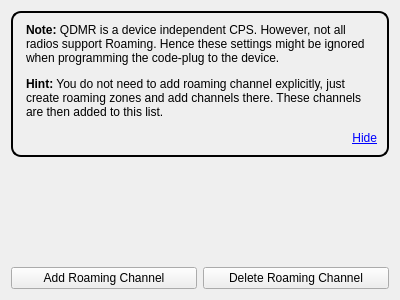
<?xml version="1.0" encoding="UTF-8"?>
<ui version="4.0">
 <class>RoamingChannelListView</class>
 <widget class="QWidget" name="RoamingChannelListView">
  <property name="geometry">
   <rect>
    <x>0</x>
    <y>0</y>
    <width>400</width>
    <height>300</height>
   </rect>
  </property>
  <property name="windowTitle">
   <string notr="true">Form</string>
  </property>
  <layout class="QVBoxLayout" name="verticalLayout_2">
   <item>
    <widget class="QLabel" name="roamingChannelListHint">
     <property name="styleSheet">
      <string notr="true">padding:10px;border: 2px solid black; border-radius: 10px;</string>
     </property>
     <property name="frameShape">
      <enum>QFrame::NoFrame</enum>
     </property>
     <property name="text">
      <string>&lt;html&gt;&lt;head/&gt;&lt;body&gt;&lt;p&gt;&lt;span style=&quot; font-weight:600;&quot;&gt;Note:&lt;/span&gt; QDMR is a device independent CPS. However, not all radios support Roaming. Hence these settings might be ignored when programming the code-plug to the device. &lt;/p&gt;&lt;p&gt;&lt;span style=&quot; font-weight:600;&quot;&gt;Hint:&lt;/span&gt; You do not need to add roaming channel explicitly, just create roaming zones and add channels there. These channels are then added to this list.&lt;/p&gt;&lt;p align=&quot;right&quot;&gt;&lt;a href=&quot;#hide&quot;&gt;&lt;span style=&quot; text-decoration: underline; color:#0000ff;&quot;&gt;Hide&lt;/span&gt;&lt;/a&gt;&lt;/p&gt;&lt;/body&gt;&lt;/html&gt;</string>
     </property>
     <property name="textFormat">
      <enum>Qt::RichText</enum>
     </property>
     <property name="wordWrap">
      <bool>true</bool>
     </property>
    </widget>
   </item>
   <item>
    <widget class="ConfigObjectTableView" name="roamingChannelTableView" native="true">
     <property name="sizePolicy">
      <sizepolicy hsizetype="Preferred" vsizetype="MinimumExpanding">
       <horstretch>0</horstretch>
       <verstretch>0</verstretch>
      </sizepolicy>
     </property>
    </widget>
   </item>
   <item>
    <layout class="QHBoxLayout" name="horizontalLayout">
     <item>
      <widget class="QPushButton" name="addRoamingChannel">
       <property name="text">
        <string>Add Roaming Channel</string>
       </property>
      </widget>
     </item>
     <item>
      <widget class="QPushButton" name="remRoamingChannel">
       <property name="text">
        <string>Delete Roaming Channel</string>
       </property>
      </widget>
     </item>
    </layout>
   </item>
  </layout>
 </widget>
 <customwidgets>
  <customwidget>
   <class>ConfigObjectTableView</class>
   <extends>QWidget</extends>
   <header>configobjecttableview.hh</header>
   <container>1</container>
  </customwidget>
 </customwidgets>
 <resources/>
 <connections/>
</ui>
